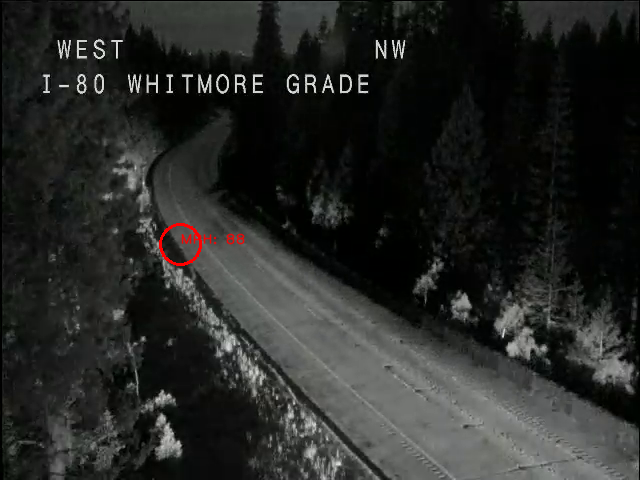
#> input picture speed-detector/images/speeding_132.png, 640 x 480 px, given in place of playlist.m3u8, which was not available
$ python main.py   (older library calls are emulated)
#> lines starting #> are read from the running program, lines starting #| are printed output that depends on the picture; after the words box and inside, x2 and y2 are one past the last pixel; in counts of white or black regions, pixels touching at a corner belong together; pictures that were not available may be replaced by others from this repository, and a replacement may not be noted
### speed-detector/tracker.py


# Import python libraries
import numpy as np
from kalman_filter import KalmanFilter
from scipy.optimize import linear_sum_assignment
from datetime import datetime

class Track(object):
    """Track class for every object to be tracked
    Attributes:
        None
    """

    def __init__(self, prediction, trackIdCount):
        """Initialize variables used by Track class
        Args:
            prediction: predicted centroids of object to be tracked
            trackIdCount: identification of each track object
        Return:
            None
        """
        self.track_id = trackIdCount  # identification of each track object
        self.KF = KalmanFilter()  # KF instance to track this object
        self.prediction = np.asarray(prediction)  # predicted centroids (x,y)
        self.skipped_frames = 0  # number of frames skipped undetected
        self.trace = []  # trace path
        self.start_time = datetime.utcnow()
        self.passed = False


class Tracker(object):
    """Tracker class that updates track vectors of object tracked
    Attributes:
        None
    """

    def __init__(self, dist_thresh, max_frames_to_skip, max_trace_length,
                 trackIdCount):
        """Initialize variable used by Tracker class
        Args:
            dist_thresh: distance threshold. When exceeds the threshold,
                         track will be deleted and new track is created
            max_frames_to_skip: maximum allowed frames to be skipped for
                                the track object undetected
            max_trace_lenght: trace path history length
            trackIdCount: identification of each track object
        Return:
            None
        """
        self.dist_thresh = dist_thresh
        self.max_frames_to_skip = max_frames_to_skip
        self.max_trace_length = max_trace_length
        self.tracks = []
        self.trackIdCount = trackIdCount

    def update(self, detections):
        """Update tracks vector using following steps:
            - Create tracks if no tracks vector found
            - Calculate cost using sum of square distance
              between predicted vs detected centroids
            - Using Hungarian Algorithm assign the correct
              detected measurements to predicted tracks
              https://en.wikipedia.org/wiki/Hungarian_algorithm
            - Identify tracks with no assignment, if any
            - If tracks are not detected for long time, remove them
            - Now look for un_assigned detects
            - Start new tracks
            - Update KalmanFilter state, lastResults and tracks trace
        Args:
            detections: detected centroids of object to be tracked
        Return:
            None
        """

        # Create tracks if no tracks vector found
        if len(self.tracks) == 0:
            for i in range(len(detections)):
                track = Track(detections[i], self.trackIdCount)
                self.trackIdCount += 1
                self.tracks.append(track)

        # Calculate cost using sum of square distance between
        # predicted vs detected centroids
        N = len(self.tracks)
        M = len(detections)
        cost = np.zeros(shape=(N, M))   # Cost matrix
        for i in range(len(self.tracks)):
            for j in range(len(detections)):
                try:
                    diff = self.tracks[i].prediction - detections[j]
                    distance = np.sqrt(diff[0]*diff[0] +
                                       diff[1]*diff[1])
                    cost[i][j] = distance
                except:
                    pass

        # Let's average the squared ERROR
        cost = (0.5) * cost
        # Using Hungarian Algorithm assign the correct detected measurements
        # to predicted tracks
        assignment = [-1 for _ in range(N)]
        # for _ in range(N):
        #     assignment.append(-1)
        row_ind, col_ind = linear_sum_assignment(cost)
        for i in range(len(row_ind)):
            assignment[row_ind[i]] = col_ind[i]

        # Identify tracks with no assignment, if any
        un_assigned_tracks = []
        for i in range(len(assignment)):
            if assignment[i] != -1:
                # check for cost distance threshold.
                # If cost is very high then un_assign (delete) the track
                if cost[i][assignment[i]] > self.dist_thresh:
                    assignment[i] = -1
                    un_assigned_tracks.append(i)
                pass
            else:
                self.tracks[i].skipped_frames += 1

        # If tracks are not detected for long time, remove them
        del_tracks = [i for i in range(len(self.tracks)) if self.tracks[i].skipped_frames > self.max_frames_to_skip]
        # for i in range(len(self.tracks)):
        #     if self.tracks[i].skipped_frames > self.max_frames_to_skip:
        #         del_tracks.append(i)
        if len(del_tracks) > 0:  # only when skipped frame exceeds max
            for id in del_tracks:
                if id < len(self.tracks):
                    del self.tracks[id]
                    del assignment[id]
                else:
                    print("ERROR: id is greater than length of tracks")

        # Now look for un_assigned detects
        un_assigned_detects = [i for i in range(len(detections)) if i not in assignment]
        # for i in range(len(detections)):
        #         if i not in assignment:
        #             un_assigned_detects.append(i)

        # Start new tracks
        if len(un_assigned_detects) != 0:
            for i in range(len(un_assigned_detects)):
                track = Track(detections[un_assigned_detects[i]],
                              self.trackIdCount)
                self.trackIdCount += 1
                self.tracks.append(track)

        # Update KalmanFilter state, lastResults and tracks trace
        for i in range(len(assignment)):
            self.tracks[i].KF.predict()

            if assignment[i] != -1:
                self.tracks[i].skipped_frames = 0
                self.tracks[i].prediction = self.tracks[i].KF.correct(
                                            detections[assignment[i]], 1)
            else:
                self.tracks[i].prediction = self.tracks[i].KF.correct(
                                            np.array([[0], [0]]), 0)

            if len(self.tracks[i].trace) > self.max_trace_length:
                for j in range(len(self.tracks[i].trace) -
                               self.max_trace_length):
                    del self.tracks[i].trace[j]

            self.tracks[i].trace.append(self.tracks[i].prediction)
            self.tracks[i].KF.lastResult = self.tracks[i].prediction

### speed-detector/kalman_filter.py


# Import python libraries
import numpy as np


class KalmanFilter(object):
    """Kalman Filter class keeps track of the estimated state of
    the system and the variance or uncertainty of the estimate.
    Predict and Correct methods implement the functionality
    Reference: https://en.wikipedia.org/wiki/Kalman_filter
    Attributes: None
    """

    def __init__(self):
        """Initialize variable used by Kalman Filter class
        Args:
            None
        Return:
            None
        """
        self.dt = 0.005  # delta time

        self.A = np.array([[1, 0], [0, 1]])  # matrix in observation equations
        self.u = np.zeros((2, 1))  # previous state vector

        # (x,y) tracking object center
        self.b = np.array([[0], [255]])  # vector of observations

        self.P = np.diag((3.0, 3.0))  # covariance matrix
        self.F = np.array([[1.0, self.dt], [0.0, 1.0]])  # state transition mat

        self.Q = np.eye(self.u.shape[0])  # process noise matrix
        self.R = np.eye(self.b.shape[0])  # observation noise matrix
        self.lastResult = np.array([[0], [255]])

    def predict(self):
        """Predict state vector u and variance of uncertainty P (covariance).
            where,
            u: previous state vector
            P: previous covariance matrix
            F: state transition matrix
            Q: process noise matrix
        Equations:
            u'_{k|k-1} = Fu'_{k-1|k-1}
            P_{k|k-1} = FP_{k-1|k-1} F.T + Q
            where,
                F.T is F transpose
        Args:
            None
        Return:
            vector of predicted state estimate
        """
        # Predicted state estimate
        self.u = np.round(np.dot(self.F, self.u))
        # Predicted estimate covariance
        self.P = np.dot(self.F, np.dot(self.P, self.F.T)) + self.Q
        self.lastResult = self.u  # same last predicted result
        return self.u

    def correct(self, b, flag):
        """Correct or update state vector u and variance of uncertainty P (covariance).
        where,
        u: predicted state vector u
        A: matrix in observation equations
        b: vector of observations
        P: predicted covariance matrix
        Q: process noise matrix
        R: observation noise matrix
        Equations:
            C = AP_{k|k-1} A.T + R
            K_{k} = P_{k|k-1} A.T(C.Inv)
            u'_{k|k} = u'_{k|k-1} + K_{k}(b_{k} - Au'_{k|k-1})
            P_{k|k} = P_{k|k-1} - K_{k}(CK.T)
            where,
                A.T is A transpose
                C.Inv is C inverses
        Args:
            b: vector of observations
            flag: if "true" prediction result will be updated else detection
        Return:
            predicted state vector u
        """

        if not flag:  # update using prediction
            self.b = self.lastResult
        else:  # update using detection
            self.b = b
        C = np.dot(self.A, np.dot(self.P, self.A.T)) + self.R
        K = np.dot(self.P, np.dot(self.A.T, np.linalg.inv(C)))

        self.u = np.round(self.u + np.dot(K, (self.b - np.dot(self.A,
                                                              self.u))))
        self.P = self.P - np.dot(K, np.dot(C, K.T))
        self.lastResult = self.u
        return self.u

### speed-detector/main.py
import cv2
import numpy as np
import time
import copy
import os
import glob
import multiprocessing as mpr
from datetime import datetime

from kalman_filter import KalmanFilter
from tracker import Tracker


if __name__ == '__main__':

	the_og_base_url = 'http://wzmedia.dot.ca.gov:1935/D3/89_rampart.stream/'

	BASE_URL = 'http://wzmedia.dot.ca.gov:1935/D3/80_whitmore_grade.stream/'
	FPS = 30
	'''
		Distance to line in road: ~0.025 miles
	'''
	ROAD_DIST_MILES = 0.025

	HIGHWAY_SPEED_LIMIT = 65

	# Initial background subtractor and text font
	fgbg = cv2.createBackgroundSubtractorMOG2()
	font = cv2.FONT_HERSHEY_PLAIN

	centers = []

	# y-cooridinate for speed detection line
	Y_THRESH = 240

	blob_min_width_far = 6
	blob_min_height_far = 6

	blob_min_width_near = 18
	blob_min_height_near = 18

	frame_start_time = None

	# Create object tracker
	tracker = Tracker(80, 3, 2, 1)

	# Capture livestream
	cap = cv2.VideoCapture (BASE_URL + 'playlist.m3u8')
	#cap = cv2.VideoCapture (0)

	while True:
		centers = []
		frame_start_time = datetime.utcnow()
		ret, frame = cap.read()
#> frame is the input picture: shape (480, 640, 3); mean B, G, R 37.8, 40, 38.7

		orig_frame = copy.copy(frame)

		#  Draw line used for speed detection
		cv2.line(frame,(0, Y_THRESH),(640, Y_THRESH),(255,0,0),2)
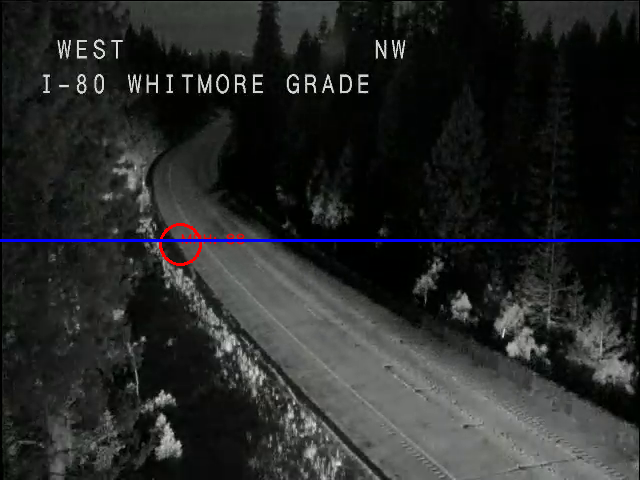
#> frame: shape (480, 640, 3); 0.62% of pixels changed, all inside (x1, y1, x2, y2) = (0, 239, 640, 242)


		# Convert frame to grayscale and perform background subtraction
		gray = cv2.cvtColor (frame, cv2.COLOR_BGR2GRAY)
		fgmask = fgbg.apply (gray)
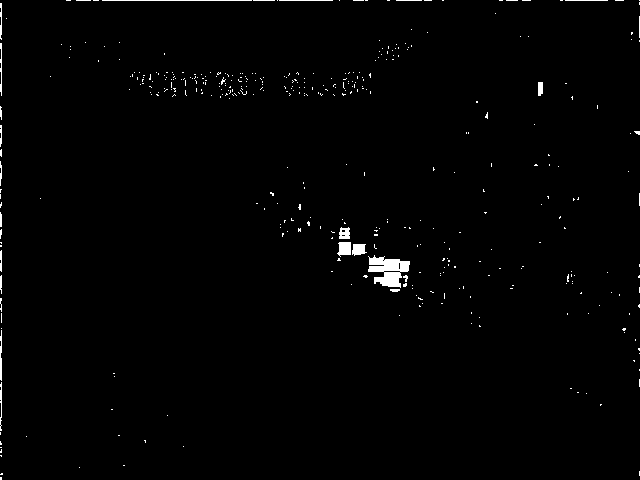
#> fgmask: shape (480, 640); values 127 (black) and 255 (white), 1% white; 405 white regions (382 under 20 px), largest, box (x1, y1, x2, y2) and area: (368, 255, 410, 288) 806, (337, 242, 351, 257) 163, (102, 0, 252, 1) 150

		# Perform some Morphological operations to remove noise
		kernel = np.ones((4,4),np.uint8)
		kernel_dilate = np.ones((5,5),np.uint8)
		opening = cv2.morphologyEx(fgmask, cv2.MORPH_OPEN, kernel)
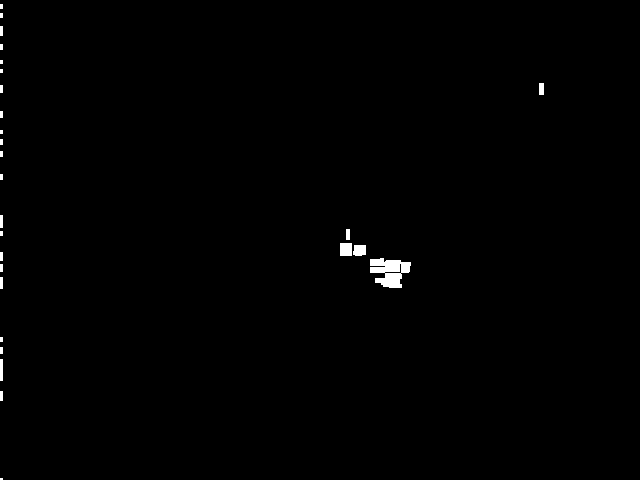
#> opening: shape (480, 640); values 127 (black) and 255 (white), 0.54% white; 27 white regions (12 under 20 px), largest, box (x1, y1, x2, y2) and area: (370, 258, 411, 288) 783, (340, 243, 352, 256) 156, (353, 245, 366, 256) 131
		dilation = cv2.morphologyEx(opening, cv2.MORPH_OPEN, kernel_dilate)
#> dilation: shape (480, 640); values 127 (black) and 255 (white), 0.51% white; 23 white regions (8 under 20 px), largest, box (x1, y1, x2, y2) and area: (370, 260, 410, 288) 661, (340, 243, 352, 256) 156, (354, 245, 366, 256) 127

		_, contours, hierarchy = cv2.findContours(dilation, cv2.RETR_EXTERNAL, cv2.CHAIN_APPROX_SIMPLE)
#> contours = [[[0, 0], [0, 479], [639, 479], [639, 0]]]

		# Find centers of all detected objects
		for cnt in contours:
			x, y, w, h = cv2.boundingRect(cnt)

			if y > Y_THRESH:
				if w >= blob_min_width_near and h >= blob_min_height_near:
					center = np.array ([[x+w/2], [y+h/2]])
					centers.append(np.round(center))

					cv2.rectangle(frame, (x, y), (x+w, y+h), (0, 0, 255), 2)
			else:
				if w >= blob_min_width_far and h >= blob_min_height_far:
					center = np.array ([[x+w/2], [y+h/2]])
					centers.append(np.round(center))

					cv2.rectangle(frame, (x, y), (x+w, y+h), (0, 255, 0), 2)
#> this loop made 1 pass
#> (cnt, x, y, w, h, center) on pass 1: ([[0, 0], [0, 479], [639, 479], [639, 0]], 0, 0, 640, 480, [320, 240])
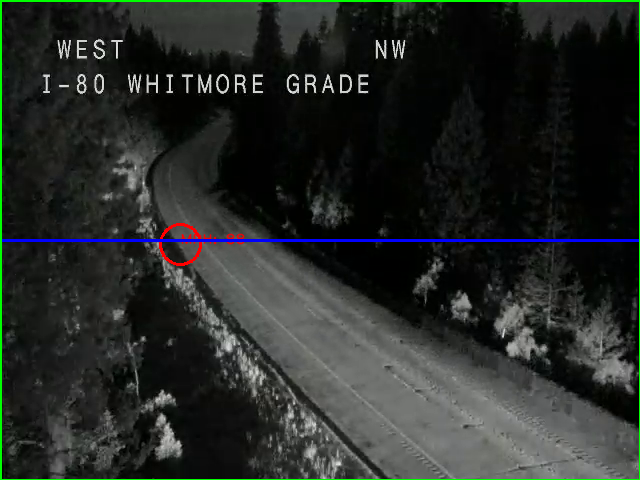
#> frame: shape (480, 640, 3); 1.09% of pixels changed, all inside (x1, y1, x2, y2) = (0, 0, 640, 480)
#> after the loop, centers = [[320, 240]]

		if centers:
			tracker.update(centers)
#> the loop in update, `for i in range(len(detections)):` made 1 pass
#> after the loop in update, `for i in range(len(detections)):`: self.trackIdCount = 2; self.tracks = 1 item
#> in update, `N = len(self.tracks)`: N = 1
#> in update, `cost = np.zeros(shape=(N, M))`: cost = [0]
#> the loop in update, `for i in range(len(self.tracks)):` made 1 pass
#> in update, `assignment = [-1 for _ in range(N)]`: assignment = [-1]
#> in update, `row_ind, col_ind = linear_sum_assignment(cost)`: row_ind = [0]
#> the loop in update, `for i in range(len(row_ind)):` made 1 pass
#> the loop in update, `for i in range(len(assignment)):` made 1 pass
#> after the loop in update, `for i in range(len(assignment)):`: un_assigned_tracks = []
#> the loop in update, `for i in range(len(assignment)):` made 1 pass

			for vehicle in tracker.tracks:
				if len(vehicle.trace) > 1:
					for j in range(len(vehicle.trace)-1):
                        # Draw trace line
						x1 = vehicle.trace[j][0][0]
						y1 = vehicle.trace[j][1][0]
						x2 = vehicle.trace[j+1][0][0]
						y2 = vehicle.trace[j+1][1][0]

						cv2.line(frame, (int(x1), int(y1)), (int(x2), int(y2)), (0, 255, 255), 2)

					try:
						'''
							TODO: account for load lag
						'''

						trace_i = len(vehicle.trace) - 1

						trace_x = vehicle.trace[trace_i][0][0]
						trace_y = vehicle.trace[trace_i][1][0]

						# Check if tracked object has reached the speed detection line
						if trace_y <= Y_THRESH + 5 and trace_y >= Y_THRESH - 5 and not vehicle.passed:
							cv2.putText(frame, 'I PASSED!', (int(trace_x), int(trace_y)), font, 1, (0, 255, 255), 1, cv2.LINE_AA)
							vehicle.passed = True

							load_lag = (datetime.utcnow() - frame_start_time).total_seconds()

							time_dur = (datetime.utcnow() - vehicle.start_time).total_seconds() - load_lag
							time_dur /= 60
							time_dur /= 60


							vehicle.mph = ROAD_DIST_MILES / time_dur

							# If calculated speed exceeds speed limit, save an image of speeding car
							if vehicle.mph > HIGHWAY_SPEED_LIMIT:
								print ('UH OH, SPEEDING!')
								cv2.circle(orig_frame, (int(trace_x), int(trace_y)), 20, (0, 0, 255), 2)
								cv2.putText(orig_frame, 'MPH: %s' % int(vehicle.mph), (int(trace_x), int(trace_y)), font, 1, (0, 0, 255), 1, cv2.LINE_AA)
								cv2.imwrite('C:/Users/user/Downloads/speed-detector-master/speed-detector-master/images/speeding_%s.png' % vehicle.track_id, orig_frame)
								print ('FILE SAVED!')


						if vehicle.passed:
							# Display speed if available
							cv2.putText(frame, 'MPH: %s' % int(vehicle.mph), (int(trace_x), int(trace_y)), font, 1, (0, 255, 255), 1, cv2.LINE_AA)
						else:
							# Otherwise, just show tracking id
							cv2.putText(frame, 'ID: '+ str(vehicle.track_id), (int(trace_x), int(trace_y)), font, 1, (255, 255, 255), 1, cv2.LINE_AA)
					except:
						pass
#> this loop made 1 pass
#> after the loop, vehicle.passed = False


		# Display all images
		cv2.imshow ('original', frame)
		cv2.imshow ('opening/dilation', dilation)
		cv2.imshow ('background subtraction', fgmask)

		# Quit when escape key pressed
		if cv2.waitKey(5) == 27:
#> (key Esc is pressed here)
			break

		# Sleep to keep video speed consistent
		time.sleep(1.0 / FPS)

	# Clean up
	cap.release()
	cv2.destroyAllWindows()

	# remove all speeding_*.png images created in runtime
	for file in glob.glob('speeding_*.png'):
		os.remove(file)

$ run again, on speed-detector/images/speeding_193.png
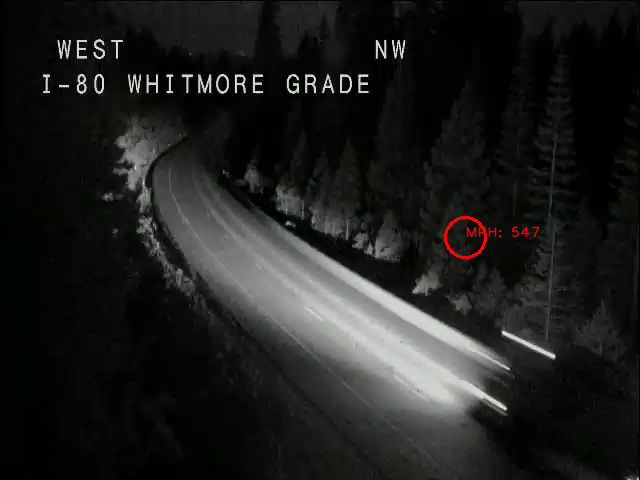
#> input picture speed-detector/images/speeding_193.png, 640 x 480 px, given in place of playlist.m3u8, which was not available
#> frame is the input picture: shape (480, 640, 3); mean B, G, R 30, 30.7, 30.6
#> `fgmask = fgbg.apply (gray)`:
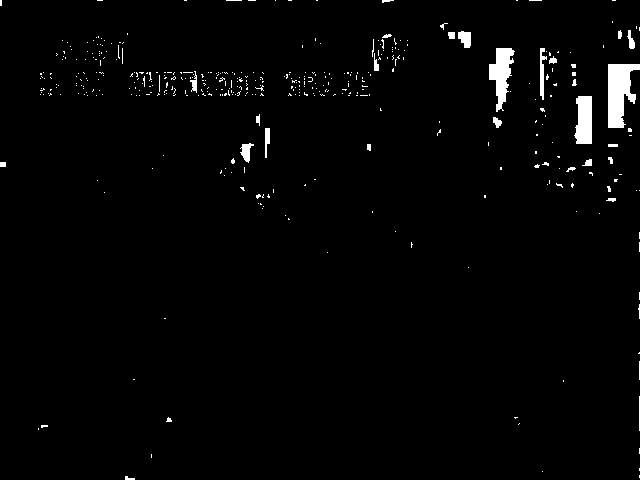
#> fgmask: shape (480, 640); values 127 (black) and 255 (white), 1.9% white; 412 white regions (383 under 20 px), largest, box (x1, y1, x2, y2) and area: (608, 64, 640, 128) 1335, (489, 48, 515, 112) 877, (574, 96, 592, 144) 727
#> opening: shape (480, 640); values 127 (black) and 255 (white), 1.3% white; 25 white regions (3 under 20 px), largest, box (x1, y1, x2, y2) and area: (609, 65, 640, 129) 1321, (490, 49, 515, 111) 855, (576, 97, 593, 145) 722
#> dilation: shape (480, 640); values 127 (black) and 255 (white), 1.2% white; 16 white regions, largest, box (x1, y1, x2, y2) and area: (609, 65, 640, 129) 1317, (490, 49, 515, 110) 835, (576, 97, 593, 145) 722
#> contours = [[[0, 0], [0, 479], [639, 479], [639, 0]]]
#> the loop `for cnt in contours:` made 1 pass
#> (cnt, x, y, w, h, center) on pass 1: ([[0, 0], [0, 479], [639, 479], [639, 0]], 0, 0, 640, 480, [320, 240])
#> after the loop `for cnt in contours:`:
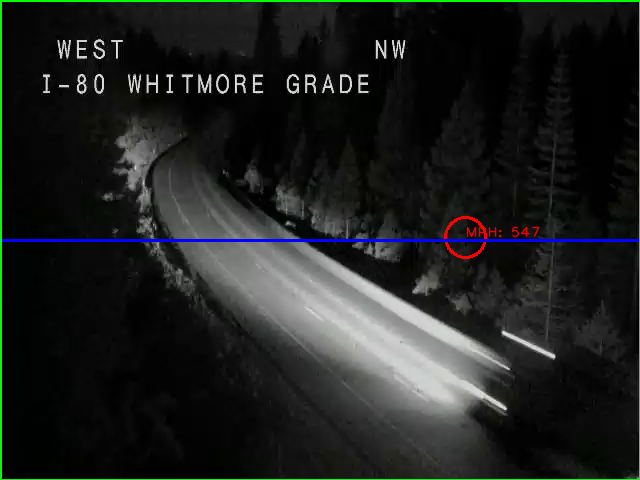
#> frame: shape (480, 640, 3); mean B, G, R 31.3, 33.1, 30.2
#> after the loop `for cnt in contours:`: centers = [[320, 240]]
#> the loop in update, `for i in range(len(detections)):` made 1 pass
#> after the loop in update, `for i in range(len(detections)):`: self.trackIdCount = 2; self.tracks = 1 item
#> N = 1
#> cost = [0]
#> the loop in update, `for i in range(len(self.tracks)):` made 1 pass
#> in update, `assignment = [-1 for _ in range(N)]`: assignment = [-1]
#> row_ind = [0]
#> the loop in update, `for i in range(len(row_ind)):` made 1 pass
#> the loop in update, `for i in range(len(assignment)):` made 1 pass
#> after the loop in update, `for i in range(len(assignment)):`: un_assigned_tracks = []
#> the loop in update, `for i in range(len(assignment)):` made 1 pass
#> the loop `for vehicle in tracker.tracks:` made 1 pass
#> after the loop `for vehicle in tracker.tracks:`: vehicle.passed = False
